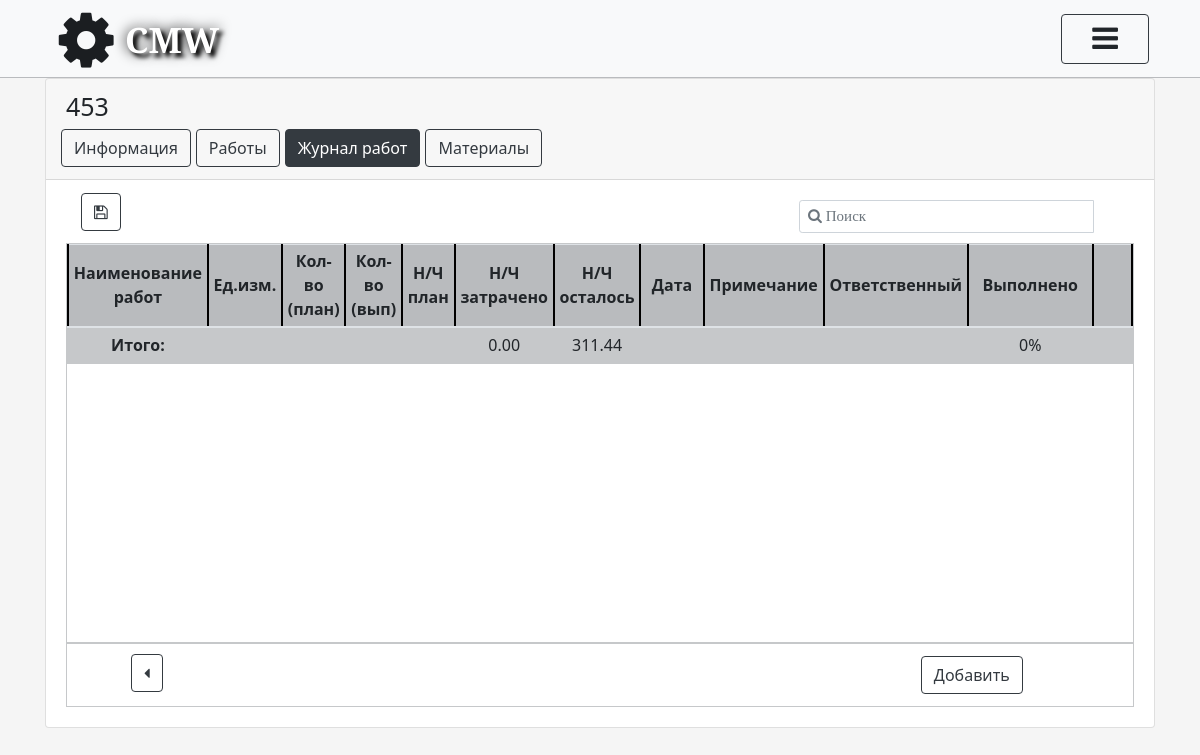
Screenshot of /project/2015-5986-1589274616/objects/detail/453-1597247831/work/complete/ (signed in) with the database file from the repository.
### object/models.py (models this page shows, shortened)
class Object(models.Model):
    Name_Object = models.CharField(max_length=500, verbose_name='Наименование объекта', unique=True)
    Adress_Object = models.TextField(verbose_name='Адрес', unique=True)
    NCH_General = models.DecimalField(verbose_name='Н/Ч общее', max_digits=6, decimal_places=2)
    NCH_Spent = models.DecimalField(default=0, verbose_name='Н/Ч затрачено', max_digits=6, decimal_places=2)
    NCH_Left = models.DecimalField(default=0, verbose_name='Н/Ч осталось', max_digits=6, decimal_places=2)
    Perform_proc = models.SmallIntegerField(default=0, verbose_name='Выполнено')
    ID_Project = models.ForeignKey(Project, on_delete=models.CASCADE, verbose_name='Проект')
    ID_Rukovoditel = models.ForeignKey(CustomUser, on_delete=models.CASCADE, verbose_name='Руководитель',
                                       related_name='Руководитель', blank=True, null=True)
    ID_Menedger = models.ForeignKey(CustomUser, on_delete=models.CASCADE, verbose_name='Менеджер',
                                    related_name='Менеджер', blank=True, null=True)
    ID_Ingener = models.ForeignKey(CustomUser, on_delete=models.CASCADE, verbose_name='Инженер',
                                   related_name='Инженер', blank=True, null=True)
    ID_Montazhnik = models.ForeignKey(CustomUser, on_delete=models.CASCADE, verbose_name='Старший_монтажник',
                                      related_name='Старший_монтажник', blank=True, null=True)
    FIO_zakazchika = models.CharField(max_length=500, verbose_name='ФИО заказчика', blank=True)
    Number_phone = models.CharField(max_length=20, verbose_name='Номер телефона заказчика', blank=True)
    Note = models.TextField(verbose_name='Примечание', blank=True)
    slug = models.SlugField(max_length=150, blank=True)
    class Meta:
        verbose_name = "Объект"
        verbose_name_plural = "Объекты"

### work/views.py (the view)
# urls.py: path('<str:slug_proj>/objects/detail/<str:slug>/work/complete/', complete_work_view, name="complete_work"),
def complete_work_view(request, slug, slug_proj):
    name_object = Object.objects.get(slug__iexact=slug)
    complete_work = CompleteWorks.objects.filter(name_object=name_object.id)
    x = 2
    plan_work_NCH_general = PlanWorks.objects.filter(name_object=name_object.id)
    return render(request, 'work/complete_work.html',
                  {'object_list': name_object, 'complete_work': complete_work, 'plan_work': plan_work_NCH_general,
                   'slug_proj': slug_proj, 'slug': slug,
                   'nch_left_sum': name_object.NCH_Left, 'nch_spent_sum': name_object.NCH_Spent,
                   'perform_proc_sum': name_object.Perform_proc, 'x': x})

### project/models.py (called while the page is built)
    def __str__(self):
        return self.Name_Position

    def get_full_name(self):
        full_name = '%s %s %s' % (self.last_name, self.first_name, self.patronymic_name)
        return full_name.strip()

    def get_id_position(self):
        id_position = self.ID_Position
        return id_position

    def get_email(self):
        email = self.email
        return email

### templates/work/complete_work.html (shortened to what this page needs)
{% extends 'card_object.html' %}
{% load static %}
{% block add_style %}
    <link rel="stylesheet" href="{% static 'css/plan_work.css' %}">
    <link rel="stylesheet" href="{% static 'css/objects_table.css' %}">
    <link rel="stylesheet" href="{% static 'css/materials_view.css' %}">
{% endblock %}
{% block info %}
    {% if user.is_authenticated %}
        <section class="table_position_works">
            <div class="nav_object btns_materials">
                <ul class="nav nav-pills card-header-pills ">
                    <li class="nav-item" style="margin-left: 70%;  width: 300px">
                        <form action="" method="post" id="search-form_complete_works">
                            <div class="input-group input-group-sm input_search">
                                <input type="text" name="q" id="q" class="form-control empty" style="font-size: 15px"
                                       placeholder="&#xF002; Поиск">
                            </div>
                        </form>
                    </li>
                    <li style="" class="btn_download">
                        <a href="{% url 'work:dowload_complete_work' slug_proj slug %}"
                           class="btn btn-outline-dark">
                            <i class="fa fa-floppy-o" aria-hidden="true"></i></a>
                    </li>
                </ul>
            </div>
            <div class="zone_table_works posts">
                <table class="table table-sm ">
                    <thead class="high">
                    <tr>
                        <th scope="col" style=" vertical-align: middle" class="higher">Наименование работ</th>
                        <th scope="col" style="text-align: center; vertical-align: middle" class="higher">Ед.изм.</th>
                        <th scope="col" style="text-align: center; vertical-align: middle" class="higher">Кол-во (план)
                        </th>
                        <th scope="col" style="text-align: center; vertical-align: middle" class="higher">Кол-во (вып)
                        </th>
                        <th scope="col" style="text-align: center; vertical-align: middle" class="higher">Н/Ч
                            план
                        </th>
                        <th scope="col" style="text-align: center; vertical-align: middle" class="higher">Н/Ч
                            затрачено
                        </th>
                        <th scope="col" style="text-align: center; vertical-align: middle" class="higher">Н/Ч осталось
                        </th>
                        <th scope="col" style="text-align: center; vertical-align: middle; width: 80px" class="higher">
                            Дата
                        </th>
                        <th scope="col" style="text-align: center; vertical-align: middle" class="higher">Примечание
                        </th>
                        <th scope="col" style="text-align: center; vertical-align: middle" class="higher">
                            Ответственный
                        </th>
                        <th scope="col" style="text-align: center; vertical-align: middle" class="higher">Выполнено
                        </th>
                        <th scope="col" class="higher"></th>
                    </tr>
                    </thead>
                    <tbody>
                    <div class="foot">
                        <tr>
                            <td style=" vertical-align: middle" class="footer"><strong>Итого:</strong></td>
                            <td style="text-align: center; vertical-align: middle" class="footer"></td>
                            <td style="text-align: center; vertical-align: middle" class="footer"></td>
                            <td style="text-align: center; vertical-align: middle" class="footer"></td>
                            <td style="text-align: center; vertical-align: middle" class="footer"></td>
                            <td style="text-align: center; vertical-align: middle"
                                class="footer">{{ nch_spent_sum }}</td>
                            <td style="text-align: center; vertical-align: middle"
                                class="footer">  {{ nch_left_sum }} </td>
                            <td style="text-align: center; vertical-align: middle" class="footer"></td>
                            <td style="text-align: center; vertical-align: middle" class="footer"></td>
                            <td style="text-align: center; vertical-align: middle" class="footer"></td>
                            <td style="vertical-align: middle; " width="150" class="footer">{{ perform_proc_sum }}%</td>
                            <td style="text-align: center; vertical-align: middle" width="80" class="footer">
                        </tr>
                    </div>
                    </tbody>
                </table>
            </div>
            <ul class="btn_control">
                <div id="btn_back">
                    <a style='margin-top: 10px'
                       href="{% url 'object:home' slug_proj %}"
                       class=" btn btn-outline-dark"><i
                            class="fa fa-caret-left" aria-hidden="true"></i></a>
                </div>
                <li >
                    <a class="btn btn-outline-dark" id="btn_add_object"
                       href="{% url 'work:create_complete_work' slug_proj slug %}">
                        Добавить
                    </a>
                </li>
            </ul>
        </section>
    {% else %}
        {% include 'registration/errorPage_auth.html' %}
    {% endif %}
{% endblock %}

### templates/card_object.html (shortened to what this page needs)
{% extends 'wrapper.html' %}
{% url 'object:detail' slug_proj slug as object_detail_url %}
{% load static %}
{% block entr %}
    <div class="card text-center">
        <div class="card-header">
            <div class="zag_name">
                <h3> {{ object_list.Name_Object }} </h3>
            </div>
            <div class="nav_object">
                <ul class="nav nav-pills card-header-pills btn_card">
                    <li class="nav-item ">
                        <a class=" btn btn-outline-dark {% if request.resolver_match.url_name == "detail" or request.resolver_match.url_name == "documents_view" or request.resolver_match.url_name == "documents_delete"%}active{% endif %}"
                           id="btn_add_object"
                           href="{% url 'object:detail'  slug_proj slug %}">
                            Информация
                        </a>
                    </li>
                    <li class="nav-item ">
                        <a class="btn btn-outline-dark "
                           id="btn_add_object"
                           href="{% url 'work:plan_work'  slug_proj slug %}">
                            Работы
                        </a>
                    </li>
                    <li class="nav-item">
                        <a class="btn btn-outline-dark {% if request.resolver_match.url_name == "complete_work" or request.resolver_match.url_name == "create_complete_work" or request.resolver_match.url_name == "delete_complete_work" or request.resolver_match.url_name == "update_complete_work" %}active{% endif %}"
                           id="btn_add_object"
                           href="{% url 'work:complete_work' slug_proj slug %}">
                            Журнал работ
                        </a>
                    </li>
                    <li class="nav-item">
                        <a class="btn btn-outline-dark "
                           id="btn_add_object"
                           href="{% url 'object:materials:plan_materials_view'  slug_proj slug %}">
                            Материалы
                        </a></li>
                </ul>
            </div>
        </div>
        <div class="card-body">
            {% block info %}
            {% endblock %}
        </div>
    </div>
{% endblock %}

### static/staticfiles/css/autorize.css (style rules this page uses)
body { font-family: Noto Sans, sans-serif; background-color: #f5f5f5; padding: 0; margin: 0; }
ul, li { margin: 0; padding: 0; display: block; }
.high { text-align: center; }

### static/staticfiles/css/projects_table.css (style rules this page uses)
table { width: 1050px; }
.table_position_works { width: 100% }
.zone_table_works { overflow-y: scroll; height: 400px; border: #c6c8ca solid 1px; background-color: white; width: auto; }
thead th { background: white; }
th { border: #c6c8ca solid 2px; }
td { border-bottom: #c6c8ca solid 2px; border-left: #c6c8ca solid 2px; border-right: #c6c8ca solid 2px; }
a { text-decoration: none; color: #1b1e21; }

### static/css/media_card_of_object.css (style rules this page uses)
@media screen and (min-width: 575px) { .btn_download { margin-top: -40px; } }
@media screen and (min-width: 575px) { .btn_control li { padding-left: 60% } }
@media screen and (min-width: 770px) { .btn_download { margin-top: -40px; } }
@media screen and (min-width: 770px) { .input_search { margin-left: -10%; } }
@media screen and (min-width: 770px) { .btn_control li { padding-left: 70% } }

### static/staticfiles/css/plan_work.css (style rules this page uses)
.higher { position: sticky; top: -1px; min-height: 5em; background: #b9bbbe; outline: none; position: -webkit-sticky; border-top: none; border-color: black; z-index: 5; }
.high { margin: 0; padding: 0; top: -1px; outline: none; }
.footer { position: sticky; bottom: -2px; min-height: 5em; background: #c6c8ca; }
.zag_name h3 { text-align: left; font-size: 25px; }
.nav_object li { padding-left: 5px; }

### static/staticfiles/css/objects_table.css (style rules this page uses)
.btn_control { display: flex; border: #c6c8ca solid 1px; background-color: white; }
.btn_control li { margin: 12px; }
h3 { font-size: 22px; }
#btn_back { padding-left: 6%; }

### static/staticfiles/css/materials_view.css (style rules this page uses)
.btns_materials { padding-bottom: 10px ; padding-left: 20px; }
input.empty { font-family: FontAwesome; font-style: normal; font-weight: normal; }
.empty { font-size: 28px; }

### rows the page displays
Object: Name_Object "453", NCH_Spent "0.00", NCH_Left "311.44"

### other values shown
{{ perform_proc_sum }} "0"
